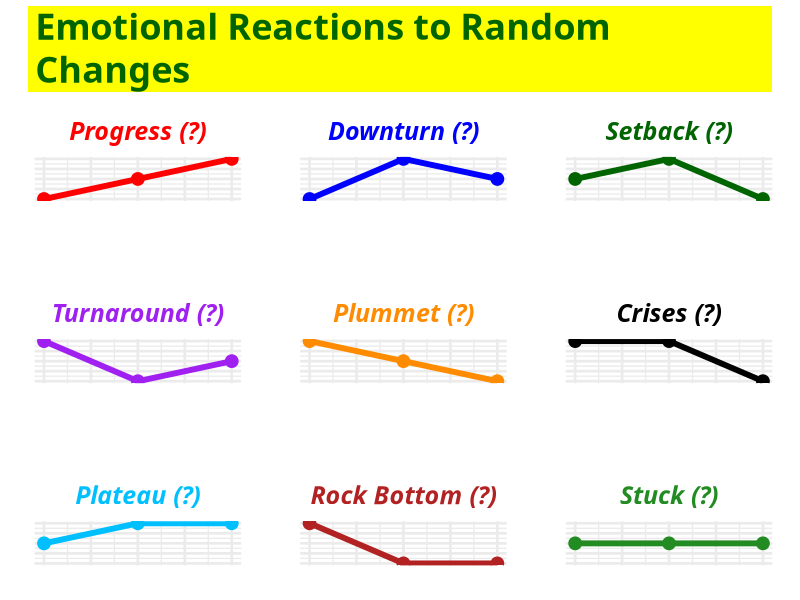

Write R code to recreate this figure.
# install.packages(c("mapview", "survey", "srvyr", "arcgislayers"))

# census_api_key("95496766c51541ee6f402c1e1a8658581285b759", install = TRUE, overwrite = TRUE)

# # load libraries - NOT NEEDED

# Force dplyr's select to take precedence
select <- dplyr::select
filter <- dplyr::filter

# Options
options(scipen = 999)
options(qic.clshade = T) # NO LONGER NEEDED; CHARTS ALL PREPARED WITH GGPLOT2 ONLY
options(qic.linecol = 'black') # NO LONGER NEEDED; CHARTS ALL PREPARED WITH GGPLOT2 ONLY
options(qic.signalcol = "firebrick") # NO LONGER NEEDED; CHARTS ALL PREPARED WITH GGPLOT2 ONLY
options(qic.targetcol = "purple") # NO LONGER NEEDED; CHARTS ALL PREPARED WITH GGPLOT2 ONLY
options(DT.options = list(dom = 'pBlfrti')) # Add buttons, filtering, and top (t) pagination controls
options(shiny.maxRequestSize = 50 * 1024^2) # Set upload maximum to 50 MB
options(tigris_use_cache = TRUE)


# Flextable defaults:
flextable::set_flextable_defaults(
  font.size = 14,
  font.family = "Cabin",
  font.color = "black",
  table.layout = "fixed",
  border.color = "darkgray",
  padding.top = 3,
  padding.bottom = 3,
  padding.left = 4,
  padding.right = 4,
  line_spacing = 1.3,
  digits = 2,
  decimal.mark = ".",
  big.mark = " ",
  na_str = "<na>",
  post_process_html = identity,
  post_process_docx = identity
)


#
# # Sample Code:
# flextable::flextable(violations) |>
#  flextable::set_header_labels(
#    Variable = "Variable",
#    Measurement = "Measurement",
#    Likely_Impact = "Likely Impact"
#  ) |>
#    flextable::add_header_lines(values = "Frequent Violations of Scientific Method in Current So-Called 'Equity' Research") |>
#   flextable::color(i = 1, color = "blue", part = "header") |>
#   flextable::italic(i = 1, part = "header") |>
#   flextable::align(i = 1, align = "center", part = "header") |>
#   flextable::fontsize(i = 1, size = 14, part = "header") |>
#   flextable::bg(i = 1, bg = "white", part = "header") |>
#   flextable::bg(i = 2, bg = "palegreen", part = "header") |>
#   flextable::bold(i = 1:2, part = "header") |>
#   flextable::bold(i = 1:7, j = 1, part = "body") |>
#   ftExtra::colformat_md() |>
#   flextable::autofit()

# Flextable built-in themes:
# flextable::theme_alafoli()	|>  # BLAH
# flextable::theme_apa()  # THIS IS NICE
# flextable::theme_booktabs() |>  # NICE, MORE COMPACT
# flextable::theme_box() |>   # OK, INCLUDES CELL BORDERS
# flextable::theme_tron() |>  # 'DARK MODE' BLUE TEXT
# flextable::theme_tron_legacy() |>   # 'DARK MODE' YELLOW TEXT
# flextable::theme_vader() |>    # 'DARK MODE' WHITE TEXT
# flextable::theme_vanilla() |>   # NOT SPECIAL
# flextable::theme_zebra()	|>
#

# Flextable titles:
# flextable::colformat_double(j = c("Mean", "SD", "N"), big.mark = ",", digits = 1) |>
# flextable::flextable(variance_comparison) |>
#  flextable::add_header_lines(values = "The Within-Group vs Between-Group Variance Problem") |>

# Flextable Title theming at table-level:
#  flextable::color(i = 1, color = "blue", part = "header") |>
#  flextable::italic(i = 1, part = "header") |>
#  flextable::align(i = 1, align = "center", part = "header") |>
#  flextable::fontsize(i = 1, size = 14, part = "header") |>
#  flextable::bg(i = 1, bg = "white", part = "header") |>

# Flextable standard table background colors:
#  flextable::bg(i = 2, bg = "palegreen", part = "header") |>

# Flextable reading markdown:
#  ftExtra::colformat_md() |>

# Flextable auto-sizing cell widths:
#  flextable::autofit()

# Flextable background based on SPECIFIC cell contents:
#
# flextable::bg(i = ~ Impact_on_Validity == "High", j = "Impact_on_Validity", bg = "#ffcccc") |>
# flextable::bg(i = ~ Impact_on_Validity == "Medium", j = "Impact_on_Validity", bg = "#ffffcc") |>
#
#
# Apply yellow background to any cell containing "Yes":

# for (col in base::names(hypotheses_data)) {
#   yes_rows <- base::which(hypotheses_data[[col]] == "Yes")
#   if (base::length(yes_rows) > 0) {
#     ft <- ft |>
#       flextable::bg(i = yes_rows, j = col, bg = "yellow", part = "body")
#   }
# }
#
# Apply to last row of table:
#
#

# Set global theme for consistent plots
ggplot2::theme_set(
  ggplot2::theme_minimal(base_size = 20) +
    ggplot2::theme(
      plot.title.position = "plot",
      plot.title = ggtext::element_textbox_simple(
        family = "Cabin",
        face = "bold",
        color = "darkgreen",
        size = 26,
        fill = "yellow",
        lineheight = 1.2,
        padding = ggplot2::margin(5.5, 5.5, 0.0, 5.5),
        margin = ggplot2::margin(0, 0, 5.5, 0)
      ),
      plot.subtitle = ggtext::element_textbox_simple(
        family = "Cabin",
        color = "darkgreen",
        face = "bold",
        size = 24,
        fill = "yellow",
        lineheight = 1.2,
        padding = ggplot2::margin(5.5, 5.5, 5.5, 5.5),
        margin = ggplot2::margin(10.5, 0, 5.5, 0)
      ),
      plot.caption = ggtext::element_markdown(
        family = "Cabin",
        size = 22,
        hjust = 1,
        color = "darkblue",
        face = "italic",
        fill = "yellow",
        lineheight = 1.0
      ),
      axis.text.x = ggtext::element_markdown(
        family = "Cabin",
        face = "bold",
        color = "blue",
        size = 20,
        angle = 45,
        hjust = 1
      ),
      # ggplot2::element_blank(),
      axis.title.x = ggtext::element_markdown(
        family = "Cabin",
        face = "bold",
        color = "blue",
        size = 20
      ),
      # ggplot2::element_blank(),
      axis.text.y = ggtext::element_markdown(
        family = "Cabin",
        face = "bold",
        color = "blue",
        size = 20,
        angle = 45,
        hjust = 1
      ),
      # ggplot2::element_blank(),
      axis.title.y = ggtext::element_markdown(
        family = "Cabin",
        face = "bold",
        color = "blue",
        size = 20
      ),
      # ggplot2::element_blank(),
      strip.text = ggtext::element_markdown(
        family = "Cabin",
        color = "black",
        size = ggplot2::rel(1.1),
        face = "italic",
        margin = ggplot2::margin(2, 0, 0.5, 0, "lines")
      ),
      axis.text = ggtext::element_markdown(
        family = "Cabin",
        color = "black"
      ),
      panel.background = ggplot2::element_rect(fill = "white", color = NA),
      plot.background = ggplot2::element_rect(fill = "white", color = NA),
      legend.position = "none",
      panel.spacing.x = grid::unit(1.5, "cm"),
      panel.spacing.y = grid::unit(1.5, "cm"),
      plot.margin = ggplot2::margin(20, 20, 20, 20, "pt")
    )
)


# Set seed for reproducibility
base::set.seed(123)


# The 9 possible "shapes" or patterns for time-ordered measurements represent the unique ways the values can change from one time point to the next.
#
# These 9 shapes can be enumerated as:
#
#     Flat at level 0: (0,0,0)
#     Flat at level 1: (1,1,1)
#     Flat at level 2: (2,2,2)
#     Rise then fall: (0,1,0), (1,2,1)
#     Fall then rise: (1,0,1), (2,1,2)
#     Continuous rise: (0,1,2)
#     Continuous fall: (2,1,0)
#     Rise then flat: (0,1,1), (1,2,2)
#     Fall then flat: (2,1,1), (1,0,0)
#
# People often incorrectly see patterns in random data - they might
# interpret random fluctuations as meaningful trends. By showing that
# there are only 9 possible shapes with 3 time points
# (using 3 possible values) demonstrates that certain patterns will
# naturally emerge even from completely random processes.

#####  "Nine Random 'Signals'!"  #####

# Define your data
false_signals <- tibble::tibble(
  signal = rep(
    c(
      "Progress (?)",
      "Downturn  (?)",
      "Setback  (?)",
      "Turnaround  (?)",
      "Plummet  (?)",
      "Crises  (?)",
      "Plateau  (?)",
      "Rock Bottom  (?)",
      "Stuck  (?)"
    ),
    each = 3
  ),
  y = c(
    0,
    1,
    2,
    0,
    2,
    1,
    1,
    2,
    0,
    2,
    0,
    1,
    2,
    1,
    0,
    2,
    2,
    0,
    1,
    2,
    2,
    2,
    0,
    0,
    1,
    1,
    1
  ),
  x = rep(c(0, 1, 2), 9)
)

# Define a custom color palette with 9 distinct colors
custom_colors <- c(
  "red",
  "blue",
  "darkgreen",
  "purple",
  "darkorange",
  "black",
  "deepskyblue",
  "firebrick",
  "forestgreen"
)

# Get signal names in order they appear
signal_levels <- unique(false_signals$signal)

# Convert signal to factor to preserve order
false_signals$signal <- factor(false_signals$signal, levels = signal_levels)

# Create a SEPARATE named color vector for the scale (don't modify custom_colors)
signal_colors <- setNames(custom_colors, signal_levels)

# Create colored labels separately
colored_labels <- setNames(
  paste0(
    "<b style='color:",
    custom_colors,
    "; font-size:18pt'>",
    signal_levels,
    "</b>"
  ),
  signal_levels
)

# Create the line plot with facets using the custom color palette
false_signals_facet_plot <- false_signals |>
  ggplot2::ggplot(ggplot2::aes(x = x, y = y)) +
  ggplot2::geom_line(
    ggplot2::aes(group = signal, color = signal),
    linewidth = 2
  ) +
  ggplot2::geom_point(
    ggplot2::aes(x = x, y = y, group = interaction(signal, y), color = signal),
    size = 4
  ) +
  ggplot2::facet_wrap(
    ~signal,
    labeller = ggplot2::as_labeller(colored_labels)
  ) +

  ggplot2::scale_color_manual(values = signal_colors) +
  ggplot2::labs(x = NULL, y = NULL) +
  ggplot2::labs(title = "Emotional Reactions to Random Changes") + # Add main plot title
  ggplot2::theme(
    axis.text.x = ggplot2::element_blank(),
    axis.text.y = ggplot2::element_blank(),
    axis.ticks.x = ggplot2::element_blank(),
    axis.ticks.y = ggplot2::element_blank()
  )

# Print the plot
print(false_signals_facet_plot)

# # Save the plot as an image file with larger dimensions
#  ggsave("img/9-random-arrangements-of-3-measurements.png",
#         plot = false_signals_facet_plot,
#         width = 12,
#         height = 12,
#         units = "in",
#         dpi = 300,
#         device = "png",
#         bg = "transparent")
#
